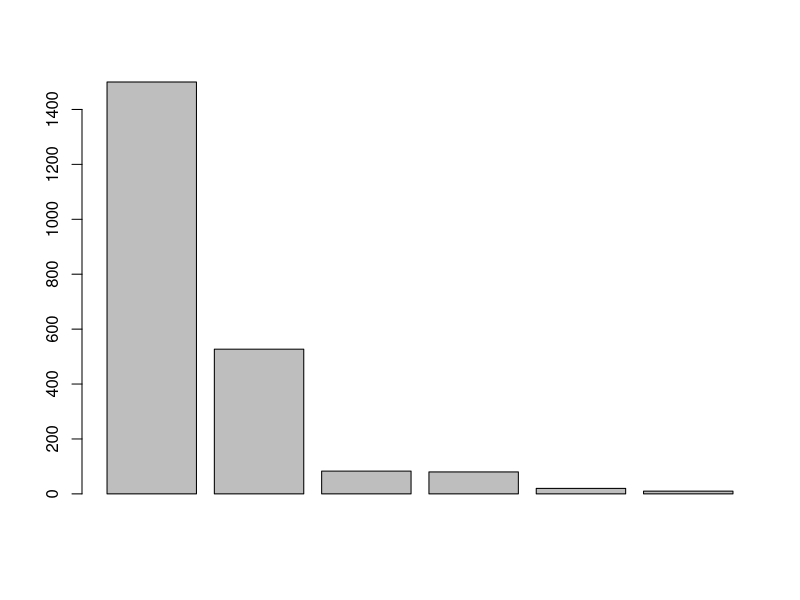

Reproduce this figure in R.
## ---- chunk 1
phone <- 80 
transportation <- 20
groceries <- 527
gym <- 10
rent <- 1500
other <- 83
expenses <- c(phone, transportation, groceries, gym, rent, other)
expenses <- sort(expenses, decreasing = TRUE)
barplot(expenses)

total_expenses <- phone + transportation + groceries + gym + rent + other

## ---- chunk 2
a <- 3
b <- 4
hypotenuse <- sqrt(a^2 + b^2)
## ---- chunk 3
factorial(5)/(factorial(2) * factorial(3))
choose(n = 5, k = 2)*(.5^5)
## ---- chunk 4
choose(n = 10, k = 3)*((1/6)^3)*((5/6)^7)
## ---- chunk 5
dbinom(2, size = 5, prob = .5)
## ---- chunk 6
dbinom(3, size = 3, prob = 1/6) 
## ---- chunk 7
dbinom(3, size = 5, prob = .35) 
## ---- chunk 8
x <- 2
3*(x^2) + 4*x + 8
## ---- chunk 9
x <- -3:3
3*(x^2) + 4*x + 8
